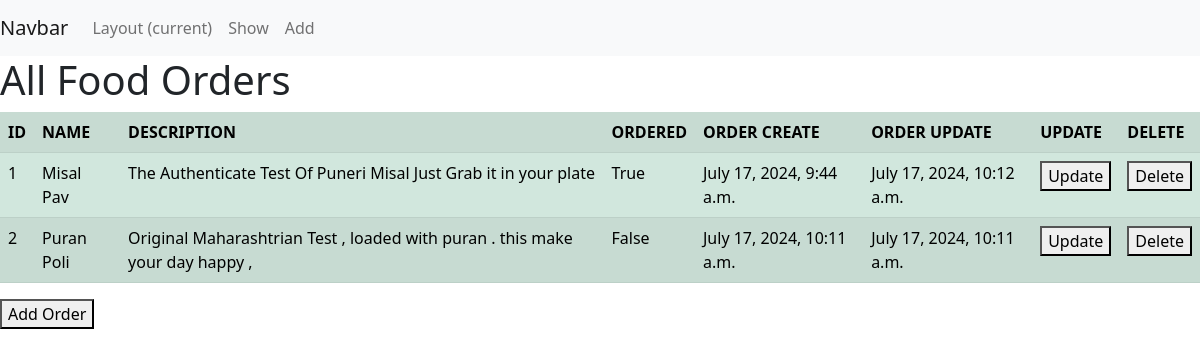
The page /order/show/ on the database its author committed.
### OrderList/models.py (models this page shows)
class Order(models.Model):
    title = models.CharField(max_length=200)
    description = models.TextField()
    completed = models.BooleanField(default="False")
    created_at = models.DateTimeField(auto_now_add="True")
    updated_at = models.DateTimeField(auto_now=True)

### OrderList/views.py (the view)
# urls.py: path('show/', views.Show_View),
def Show_View(request):
    template_name = 'OrderList/Show.html'
    obj = Order.objects.all()
    context = {'obj': obj}
    return render(request, template_name, context)

### templates/OrderList/Show.html (shortened to what this page needs)
{% extends "OrderList/layout.html" %}
{% block heading %}
<h1>All Food Orders</h1>
{% endblock %}
{% block content %}
<table class="table table-success table-striped">
    <tr>
        <th>ID</th>
        <th>NAME</th>
        <th>DESCRIPTION</th>
        <th>ORDERED</th>
        <th>ORDER CREATE</th>
        <th>ORDER UPDATE</th>
        <th>UPDATE</th>
        <th>DELETE</th>
    </tr>
    {% for i in obj %}
    <tr>
        <td>{{i.id}}</td>
        <td>{{i.title}}</td>
        <td>{{i.description}}</td>
        <td>{{i.completed}}</td>
        <td>{{i.created_at}}</td>
        <td>{{i.updated_at}}</td>
        <td><a href="/order/update/{{i.id}}/"><button>Update</button></a></td>
        <td><a href="/order/delete/{{i.id}}/"><button>Delete</button></a></td>
    </tr>
    {% endfor %}
</table>
<a href="/order/add/">
    <button>Add Order</button>
</a>
{% endblock%}

### templates/OrderList/Layout.html (shortened to what this page needs)
<!DOCTYPE html>
<html lang="en">
<head>
    <link href="https://cdn.jsdelivr.net/npm/bootstrap@5.0.2/dist/css/bootstrap.min.css" rel="stylesheet">
</head>
<body>
<nav class="navbar navbar-expand-lg navbar-light bg-light">
  <a class="navbar-brand" href="#">Navbar</a>
  <div class="collapse navbar-collapse" id="navbarNav">
    <ul class="navbar-nav">
      <li class="nav-item active">
        <a class="nav-link" href="#">Layout <span class="sr-only">(current)</span></a>
      </li>
      <li class="nav-item">
        <a class="nav-link" href="/order/show/">Show</a>
      </li>
      <li class="nav-item">
        <a class="nav-link" href="/order/add/">Add</a>
      </li>
    </ul>
  </div>
</nav>
{% block heading %}{% endblock %}
{% block content %}{% endblock %}
</body>
</html>

### rows shown on the page
Order: id "1", title "Misal Pav", description "The Authenticate Test Of Puneri Misal Just Grab it in your plate", completed "True", created_at "July 17, 2024, 9:44 a.m.", updated_at "July 17, 2024, 10:12 a.m."
Order: id "2", title "Puran Poli", description "Original Maharashtrian Test , loaded with puran . this make your day happy ,", completed "False", created_at "July 17, 2024, 10:11 a.m.", updated_at "July 17, 2024, 10:11 a.m."
